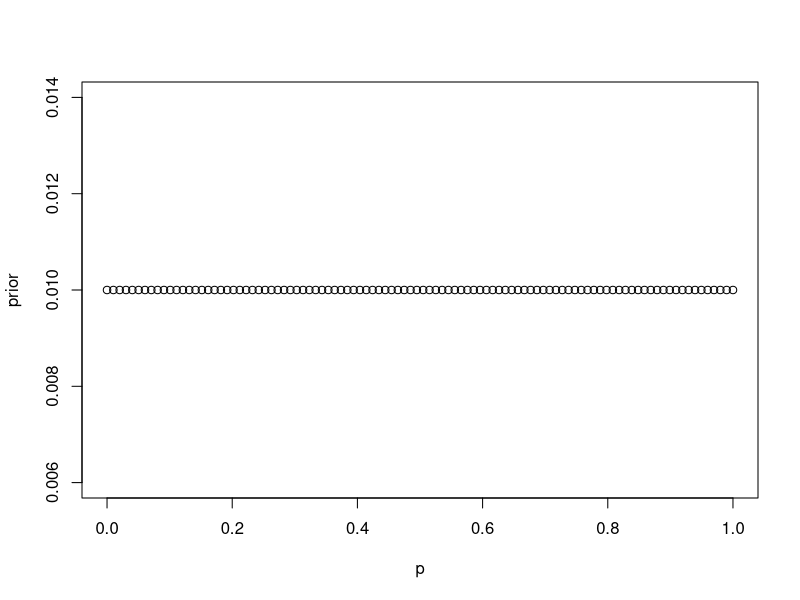
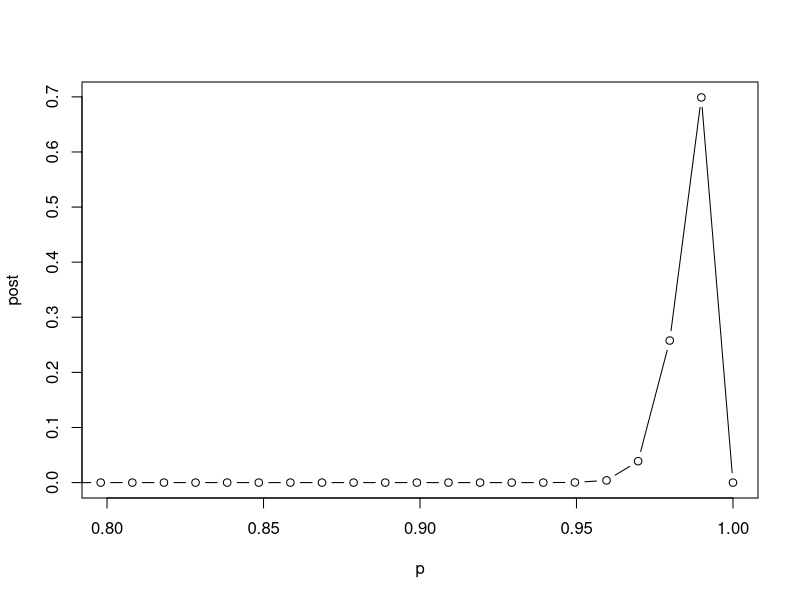

Write R code to recreate these figures, in order.
# 99_estimate_sens_spec.R
# estimate the sensitivity and specificity of the algorithm using a gold standard check by hand (see 99_random_check.R)
# January 2020

# prior (flat prior with 1 success and 1 failure)
p = seq(0, 1, length.out = 100) # probabilities to examine
prior = dbeta(p, shape1=1, shape2=1) # prior
prior = prior / sum(prior) # scale to p 
plot(p, prior)

# posterior assuming no failures
n.check = 300
post = dbeta(p, shape1=n.check+1, shape2=3+1) # posterior
post = post / sum(post) # scale to p 
plot(p, post, xlim=c(0.8,1), type='b')
cat('The 95% confidence interval is ', round(1000*qbeta(0.025, shape1=n.check+1, shape2=1))/1000, 
    ' to ', round(1000*qbeta(0.975, shape1=n.check+1, shape2=1))/1000, '.\n', sep='')
cat('There is a 95% probability that the sensitivity/specificity is at least ', round(1000*qbeta(0.05, shape1=n.check+1, shape2=1))/1000, '.\n', sep='')
